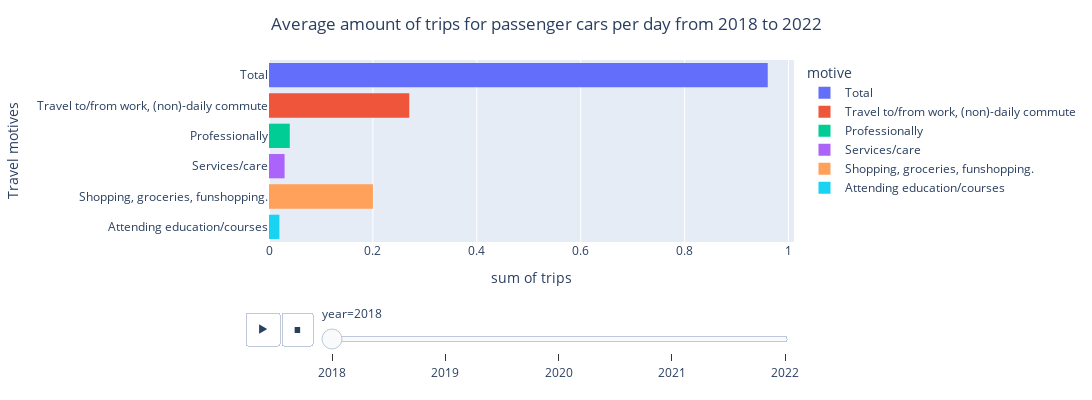

The code cell stored with this chart in its notebook:
### Markdown cell above
# Subquestion 4: How have the mobility motives developed in the considered time in the Netherlands?
In this subquestion the mobility trends found in the data from the CBS is explored. The yearly data is visualised in bar charts. First the average amount of trips per day for every vehicle combined in 2022 and after that this is also done for the years 2018 till 2022. It is expected that during covid, the travelled distances for all the travel motives have dropped, especially travelling for work. However, it is expected that after covid the travelled distance for some travel were not as high as before.

### Code cell
#plot a histogram with all the average trips for passenger cars
fig1 = px.histogram(mobility_trips_meltedmotives, x='trips', y='motive', 
    color='motive',  orientation='h',  animation_frame='year', width=1100, height=400)
fig1.update_layout(title={
    'text':'Average amount of trips for passenger cars per day from 2018 to 2022',
    'x':0.5})
fig1.update_yaxes(title_text="Travel motives")

fig1.show()

### Figure 1 — Plotly figure (JSON) as saved in the notebook; plotly's stock layout.template omitted (floating-point values rounded to 4 significant figures)
{"data": [{"alignmentgroup": "True", "bingroup": "y", "histfunc": "sum", "hovertemplate": "motive=%{y}<br>year=2018<br>sum of trips=%{x}<extra></extra>", "legendgroup": "Total", "marker": {"color": "#636efa", "pattern": {"shape": ""}}, "name": "Total", "offsetgroup": "Total", "orientation": "h", "showlegend": true, "type": "histogram", "x": ["0.96"], "xaxis": "x", "y": ["Total"], "yaxis": "y"}, {"alignmentgroup": "True", "bingroup": "y", "histfunc": "sum", "hovertemplate": "motive=%{y}<br>year=2018<br>sum of trips=%{x}<extra></extra>", "legendgroup": "Travel to/from work, (non)-daily commute", "marker": {"color": "#EF553B", "pattern": {"shape": ""}}, "name": "Travel to/from work, (non)-daily commute", "offsetgroup": "Travel to/from work, (non)-daily commute", "orientation": "h", "showlegend": true, "type": "histogram", "x": ["0.27"], "xaxis": "x", "y": ["Travel to/from work, (non)-daily commute"], "yaxis": "y"}, {"alignmentgroup": "True", "bingroup": "y", "histfunc": "sum", "hovertemplate": "motive=%{y}<br>year=2018<br>sum of trips=%{x}<extra></extra>", "legendgroup": "Professionally", "marker": {"color": "#00cc96", "pattern": {"shape": ""}}, "name": "Professionally", "offsetgroup": "Professionally", "orientation": "h", "showlegend": true, "type": "histogram", "x": ["0.04"], "xaxis": "x", "y": ["Professionally"], "yaxis": "y"}, {"alignmentgroup": "True", "bingroup": "y", "histfunc": "sum", "hovertemplate": "motive=%{y}<br>year=2018<br>sum of trips=%{x}<extra></extra>", "legendgroup": "Services/care", "marker": {"color": "#ab63fa", "pattern": {"shape": ""}}, "name": "Services/care", "offsetgroup": "Services/care", "orientation": "h", "showlegend": true, "type": "histogram", "x": ["0.03"], "xaxis": "x", "y": ["Services/care"], "yaxis": "y"}, {"alignmentgroup": "True", "bingroup": "y", "histfunc": "sum", "hovertemplate": "motive=%{y}<br>year=2018<br>sum of trips=%{x}<extra></extra>", "legendgroup": "Shopping, groceries, funshopping.", "marker": {"color": "#FFA15A", "pattern": {"shape": ""}}, "name": "Shopping, groceries, funshopping.", "offsetgroup": "Shopping, groceries, funshopping.", "orientation": "h", "showlegend": true, "type": "histogram", "x": ["0.20"], "xaxis": "x", "y": ["Shopping, groceries, funshopping."], "yaxis": "y"}, {"alignmentgroup": "True", "bingroup": "y", "histfunc": "sum", "hovertemplate": "motive=%{y}<br>year=2018<br>sum of trips=%{x}<extra></extra>", "legendgroup": "Attending education/courses", "marker": {"color": "#19d3f3", "pattern": {"shape": ""}}, "name": "Attending education/courses", "offsetgroup": "Attending education/courses", "orientation": "h", "showlegend": true, "type": "histogram", "x": ["0.02"], "xaxis": "x", "y": ["Attending education/courses"], "yaxis": "y"}], "layout": {"barmode": "relative", "height": 400, "legend": {"title": {"text": "motive"}, "tracegroupgap": 0}, "margin": {"t": 60}, "sliders": [{"active": 0, "currentvalue": {"prefix": "year="}, "len": 0.9, "pad": {"b": 10, "t": 60}, "steps": [{"args": [["2018"], {"frame": {"duration": 0, "redraw": true}, "fromcurrent": true, "mode": "immediate", "transition": {"duration": 0, "easing": "linear"}}], "label": "2018", "method": "animate"}, {"args": [["2019"], {"frame": {"duration": 0, "redraw": true}, "fromcurrent": true, "mode": "immediate", "transition": {"duration": 0, "easing": "linear"}}], "label": "2019", "method": "animate"}, {"args": [["2020"], {"frame": {"duration": 0, "redraw": true}, "fromcurrent": true, "mode": "immediate", "transition": {"duration": 0, "easing": "linear"}}], "label": "2020", "method": "animate"}, {"args": [["2021"], {"frame": {"duration": 0, "redraw": true}, "fromcurrent": true, "mode": "immediate", "transition": {"duration": 0, "easing": "linear"}}], "label": "2021", "method": "animate"}, {"args": [["2022"], {"frame": {"duration": 0, "redraw": true}, "fromcurrent": true, "mode": "immediate", "transition": {"duration": 0, "easing": "linear"}}], "label": "2022", "method": "animate"}], "x": 0.1, "xanchor": "left", "y": 0, "yanchor": "top"}], "title": {"text": "Average amount of trips for passenger cars per day from 2018 to 2022", "x": 0.5}, "updatemenus": [{"buttons": [{"args": [null, {"frame": {"duration": 500, "redraw": true}, "fromcurrent": true, "mode": "immediate", "transition": {"duration": 500, "easing": "linear"}}], "label": "&#9654;", "method": "animate"}, {"args": [[null], {"frame": {"duration": 0, "redraw": true}, "fromcurrent": true, "mode": "immediate", "transition": {"duration": 0, "easing": "linear"}}], "label": "&#9724;", "method": "animate"}], "direction": "left", "pad": {"r": 10, "t": 70}, "showactive": false, "type": "buttons", "x": 0.1, "xanchor": "right", "y": 0, "yanchor": "top"}], "width": 1100, "xaxis": {"anchor": "y", "domain": [0, 1], "title": {"text": "sum of trips"}}, "yaxis": {"anchor": "x", "categoryarray": ["Attending education/courses", "Shopping, groceries, funshopping.", "Services/care", "Professionally", "Travel to/from work, (non)-daily commute", "Total"], "categoryorder": "array", "domain": [0, 1], "title": {"text": "Travel motives"}}}}
